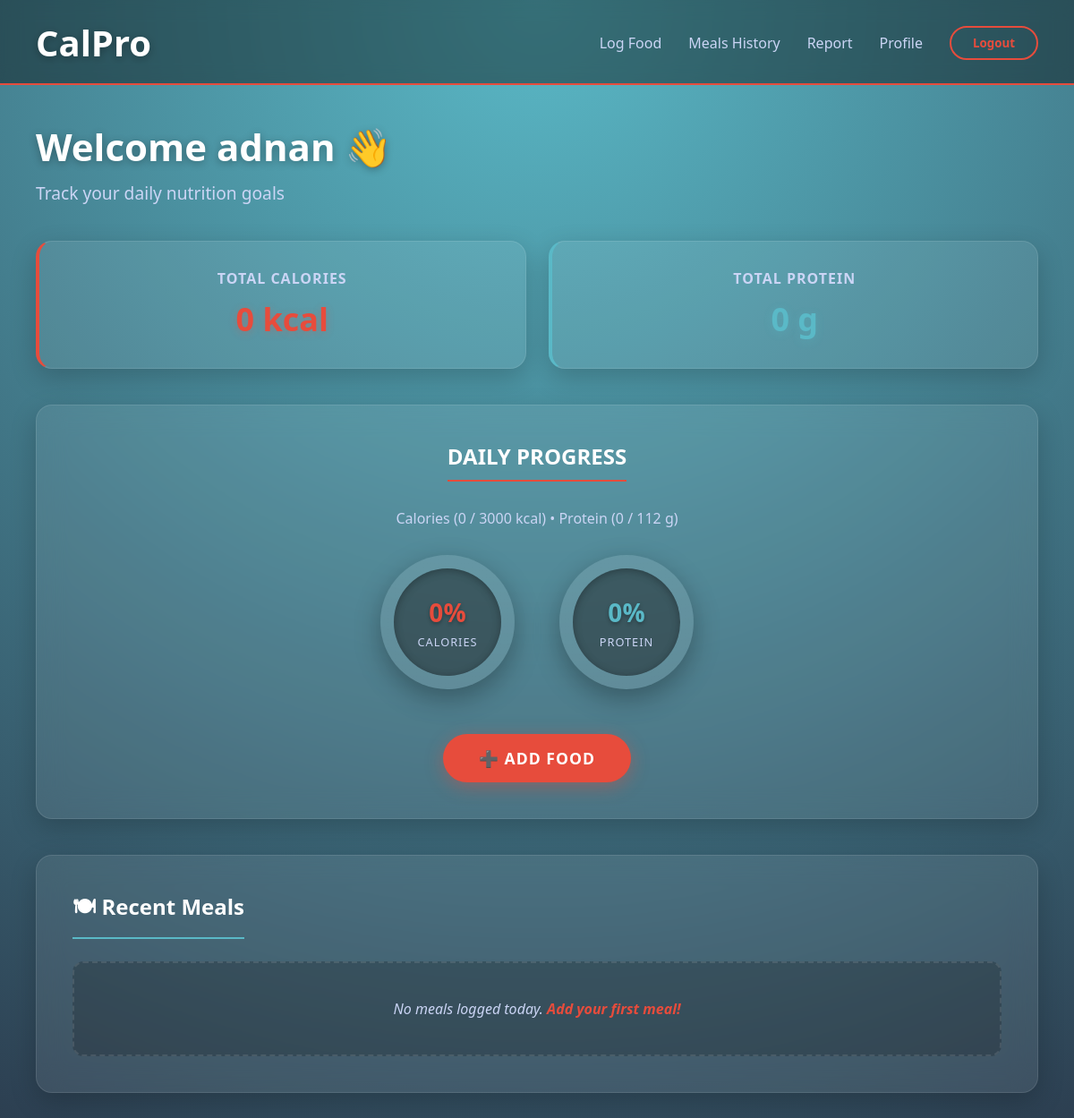
The page /home/ (signed in) on the database its author committed.
### tracker/models.py (models this page shows)
class User(models.Model):
    username=models.CharField(max_length=50,null=True,blank=True)
    email=models.EmailField(null=True,blank=True)
    password=models.CharField(max_length=15,null=True,blank=True)
    calorie_goal=models.IntegerField(null=True,blank=True)
    protein_goal=models.IntegerField(null=True,blank=True)
    image=models.ImageField(upload_to="profile_image/",null=True,blank=True)

### tracker/views.py (the view)
# urls.py: 2. Add a URL to urlpatterns:  path('', views.home, name='home')
def home(request):
    email = request.session.get('email')
    if not email:
        return redirect('login')
    user = User.objects.filter(email=email).first()
    if not user:
        return redirect('login')  # safety check
    today = now().date()
    mealstoday = MealLog.objects.filter(
        user=user,   # ✅ use user from session, not request.user
        date=today
    ).order_by('-date')[:2]
    meals = MealLog.objects.filter(
        user=user,   # ✅ use user from session, not request.user
        date=today
    ).order_by('-date')
    total_calories = sum(meal.total_calories for meal in meals)
    total_protein = sum(meal.total_protein for meal in meals)
    calorie_percent = (
        min(100, int((total_calories / user.calorie_goal) * 100))
        if user.calorie_goal else 0
    )
    protein_percent = (
        min(100, int((total_protein / user.protein_goal) * 100))
        if user.protein_goal else 0
    )
    return render(request, 'home.html', {
        "user": user,
        "calorie_percent": calorie_percent,
        "protein_percent": protein_percent,
        "meals": meals,
        "mealstoday": mealstoday,
        "total_calories": total_calories,
        "total_protein": total_protein,
    })

### tracker/templates/home.html (shortened to what this page needs)
<!DOCTYPE html>
<html lang="en">
<head>
</head>
<body>
    <nav class="navbar">
        <div class="logo">CalPro</div>
        <div class="nav-links">
            {% if calorie_percent < 100 or protein_percent < 100 %}
    <a href="{% url 'add_food' %}">Log Food</a>
{% endif %}
            <a href="{% url 'meals' %}">Meals History</a>
            <a href="{% url 'report' %}">Report</a>
            <a href="/profile/">Profile</a>
            <a href="/logout/"><button class="signup">Logout</button></a>
        </div>
    </nav>
    <div class="dashboard">
        <h1>Welcome {{ user.username }} 👋</h1>
        <p class="subtitle">Track your daily nutrition goals</p>
        <div class="cards">
            <div class="card-calories">
                <h3>Total Calories</h3>
                <p>{{ total_calories }} kcal</p>
            </div>
            <div class="card-protien">
                <h3>Total Protein</h3>
                <p>{{ total_protein }} g</p>
            </div>
        </div>
        <div class="progress-section">
            <h2>DAILY PROGRESS</h2>
            <div class="progress-item">
                <span>Calories ({{ total_calories }} / {{ user.calorie_goal }} kcal) • Protein ({{ total_protein }} / {{ user.protein_goal }} g)</span>
                <div class="progress-wrapper">
                    <div class="progress-circle" style="--percent: {{ calorie_percent|default:0 }}; --color:#E74C3C;">
                        <div class="progress-inner">
                            <span>{{ calorie_percent|default:0 }}%</span>
                            <small>Calories</small>
                        </div>
                    </div>
                    <div class="progress-circle" style="--percent: {{ protein_percent|default:0 }}; --color:#5ab9c7;">
                        <div class="progress-inner">
                            <span>{{ protein_percent|default:0 }}%</span>
                            <small>Protein</small>
                        </div>
                    </div>
                </div>
            {% if calorie_percent < 100 or protein_percent < 100 %}
    <a href="{% url 'add_food' %}">
        <button class="addfoodbtn">➕ Add Food</button>
    </a>
{% else %}
    <p style="margin-top: 25px; color: #5ab9c7; font-weight: 600;">
        🎉 Daily goals completed!
    </p>
{% endif %}
            </div>
        </div>
        <div class="meal-section">
            <h3>🍽 Recent Meals</h3>
            {% if mealstoday %}
                <div class="recent-meal-list">
                    {% for meal in mealstoday %}
                        <div class="recent-meal-card">
                            <div class="meal-info">
                                <h4>{{ meal.get_food_name }}</h4>
                                <span>Qty: {{ meal.quantity }}</span>
                            </div>
                            <div class="meal-macros">
                                <span class="cal">{{ meal.total_calories }} kcal</span>
                                <span class="pro">{{ meal.total_protein }} g</span>
                            </div>
                        </div>
                    {% endfor %}
                </div>
                <div class="view-all">
                    <a href="{% url 'meals' %}">View all meals →</a>
                </div>
            {% else %}
                <p class="no-meals">No meals logged today. <a href="{% url 'add_food' %}" style="color: #E74C3C; text-decoration: none; font-weight: 600;">Add your first meal!</a></p>
            {% endif %}
        </div>
    </div>
</body>
</html>

### rows shown on the page
User: username "adnan", calorie_goal "3000", protein_goal "112"

### other values the page prints
{{ total_protein }} "0"
{{ total_calories }} "0"
{{ calorie_percent|default:0 }} "0"
{{ protein_percent|default:0 }} "0"
